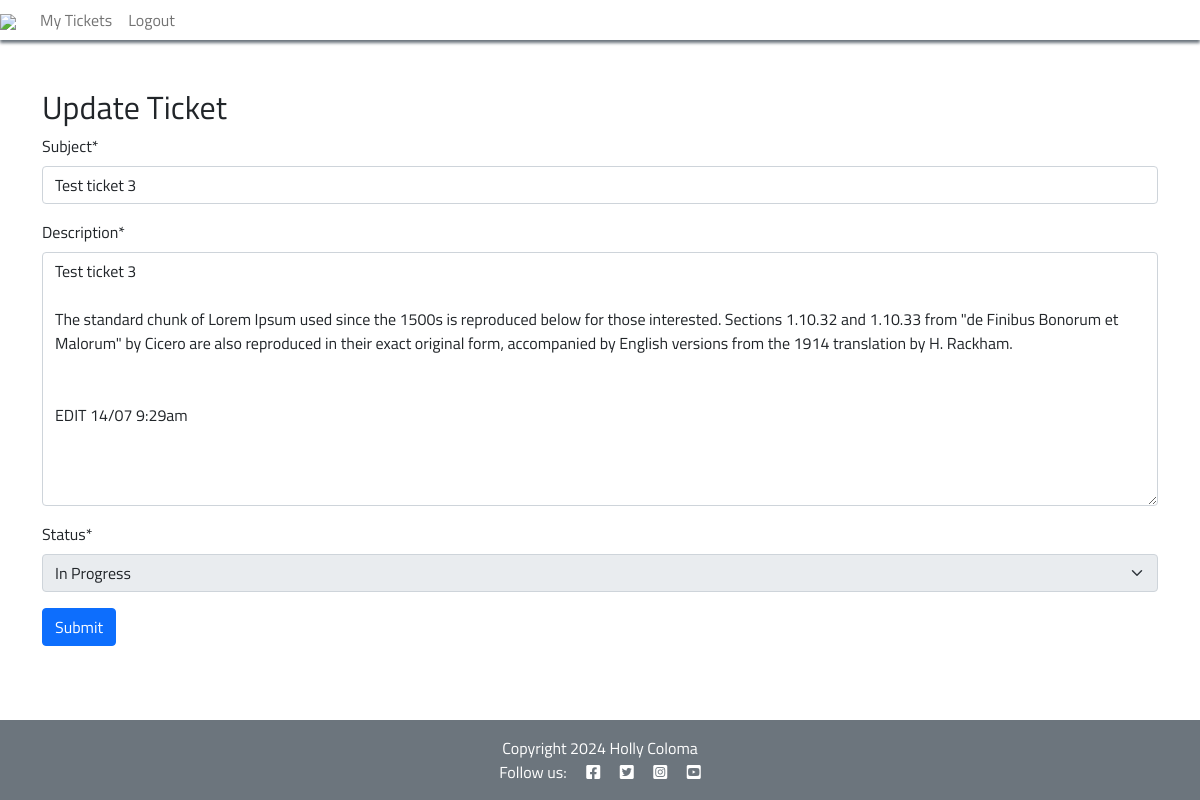
The page /ticket/3/edit/ (signed in) on the database its author committed.
### support/models.py (models this page shows, shortened)
class Ticket(models.Model):
    STATUS_OPTIONS = (
        ('Open', 'Open'),
        ('In Progress', 'In Progress'),
        ('Closed', 'Closed'),
    )
    ticket_id = models.CharField(max_length=20, unique=True)
    user = models.ForeignKey(User, on_delete=models.CASCADE)
    subject = models.CharField(max_length=255)
    description = models.TextField()
    status = models.CharField(max_length=20, choices=STATUS_OPTIONS, default='Open')
    created_on = models.DateTimeField(auto_now_add=True)
    updated_on = models.DateTimeField(auto_now=True)

### support/views.py (the view, shortened to what this page needs)
# urls.py: path('ticket/<int:pk>/edit/', TicketUpdateView.as_view(), name='ticket_edit'),
class TicketUpdateView(LoginRequiredMixin, UpdateView):
    model = Ticket
    form_class = TicketUpdateForm
    template_name = 'support/ticket_form.html'
    success_message = "Ticket was updated successfully!"
    def get_queryset(self):
        queryset = super().get_queryset()
        if self.request.user.is_staff or self.request.user.is_superuser:
            return Ticket.objects.all()
        return Ticket.objects.filter(user=self.request.user)
    def get_form_kwargs(self):
        kwargs = super().get_form_kwargs()
        kwargs['user'] = self.request.user  # Pass the user to the form
        return kwargs

### support/forms.py
class TicketUpdateForm(forms.ModelForm):
    class Meta:
        model = Ticket
        fields = ['subject', 'description', 'status']
    def __init__(self, *args, **kwargs):
        self.user = kwargs.pop('user', None)
        super().__init__(*args, **kwargs)
        if self.user:
            if self.user.is_staff and not self.user.is_superuser:  # Tech support (staff but not admin)
                self.fields['subject'].disabled = True
                self.fields['description'].disabled = True
            elif self.user.is_superuser:  # Admin
                pass  # Admins can edit everything
            else:  # Regular users
                self.fields['status'].disabled = True

### support/templates/support/ticket_form.html (shortened to what this page needs)
{% extends "base.html" %}
{% block content %}
{% load crispy_forms_tags %}
<div class="container mt-5">
    <h2>{% if form.instance.pk %}Update Ticket{% else %}Create a New Ticket{% endif %}</h2>
    <form method="post" action="">
        {{ form|crispy }}
        <button type="submit" class="btn btn-primary">Submit</button>
    </form>
</div>
{% endblock content %}

### static/css/style.css (style rules this page uses)
* { padding: 0; margin: 0; font-family: "Titillium Web", sans-serif; }
.main-bg { padding-top: 0 !important; }
body { background: #ffffff no-repeat; min-height: 100vh; margin: 0; padding: 0; }

### rows shown on the page
Ticket: subject "Test ticket 3", description "Test ticket 3 The standard chunk of Lorem Ipsum used since the 1500s is reproduced below for those interested. Sections 1.10.32 and 1.10.33 from \"de Finibus Bonorum et Malorum\" by Cicero are also reproduced in their exact original form, accompanied by English versions from the 1914 translation by H. Rackham. EDIT 14/07 9:29am", status "In Progress"
